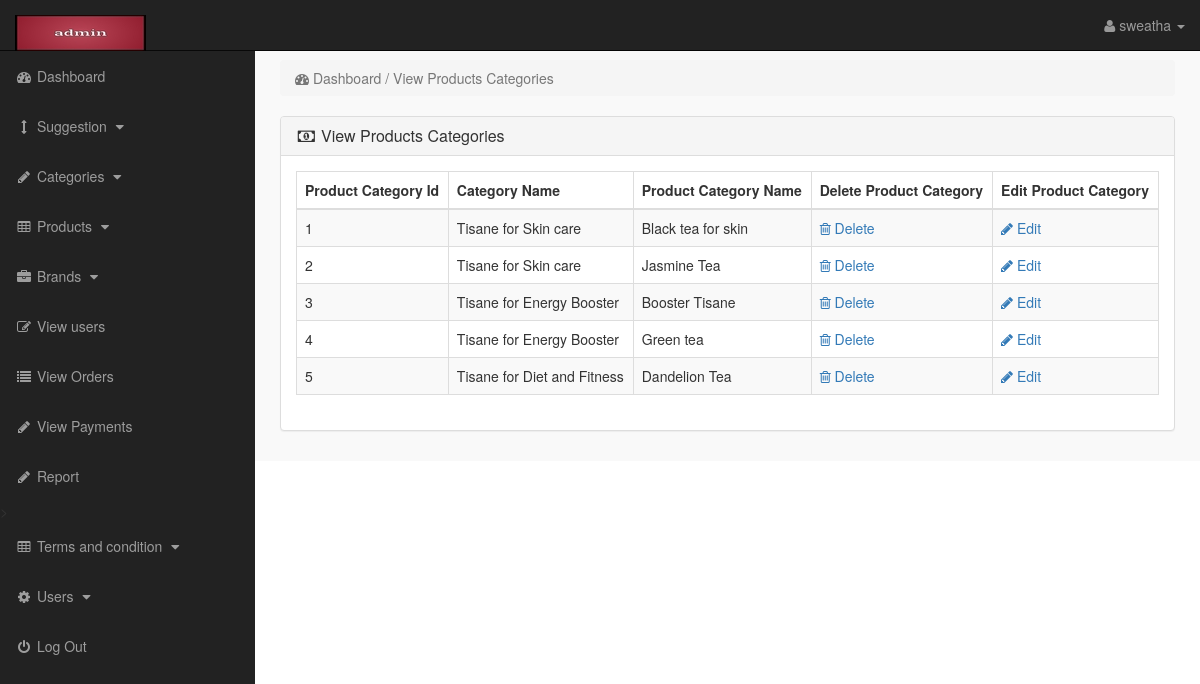
Screenshot of /admin_area/index.php?view_p_cats (signed in) with the database file from the repository.
### tables this page shows
CREATE TABLE `product_categories` (
  `p_cat_id` int(10) NOT NULL,
  `cat_title` text NOT NULL,
  `p_cat_title` text NOT NULL,
  `p_cat_top` text NOT NULL,
  `p_cat_image` text NOT NULL,
  `delete_tab` int(11) DEFAULT 0
);

### admin_area/view_p_cats.php (the view)
<?php
if(!isset($_SESSION['admin_email'])){
echo "<script>window.open('login.php','_self')</script>";
}
else {
?>
<div class="row">
<div class="col-lg-12">
<ol class="breadcrumb">
<li class="active">
<i class="fa fa-dashboard"></i> Dashboard / View Products Categories
</li>
</ol>
</div>
</div>
<div class="row">
<div class="col-lg-12">
<div class="panel panel-default">
<div class="panel-heading">
<h3 class="panel-title">
<i class="fa fa-money fa-fw"> </i> View Products Categories
</h3>
</div>
<div class="panel-body">
<div class="table-responsive">
<table class="table table-bordered table-hover table-striped">
<thead>
<tr>
<th>Product Category Id</th>
<th>Category Name</th>
<th>Product Category Name</th>
<th>Delete Product Category</th>
<th>Edit Product Category</th>
</tr>
</thead>
<tbody>
<?php
$i=0;
$get_p_cats = "select * from product_categories where  delete_tab=0";
$run_p_cats = mysqli_query($con,$get_p_cats);
while($row_p_cats = mysqli_fetch_array($run_p_cats)){
$p_cat_id = $row_p_cats['p_cat_id'];
$cat_title = $row_p_cats['cat_title'];
$p_cat_title = $row_p_cats['p_cat_title'];
$i++;
?>
<tr>
<td> <?php echo $i; ?> </td>
<td> <?php echo $cat_title; ?> </td>
<td> <?php echo $p_cat_title; ?> </td>
<td>
<a href="index.php?delete_p_cat=<?php echo $p_cat_id; ?>">
<i class="fa fa-trash-o"></i> Delete
</a>
</td>
<td>
<a href="index.php?edit_p_cat=<?php echo $p_cat_id; ?>">
<i class="fa fa-pencil"></i> Edit
</a>
</td>
</tr>
<?php } ?>
</tbody>
</table>
</div>
</div>
</div>
</div>
</div>
<?php } ?>

### admin_area/includes/sidebar.php (shortened to what this page needs)
<?php
if(!isset($_SESSION['admin_email'])){
echo "<script>window.open('login.php','_self')</script>";
}
else {
?>
<nav class="navbar navbar-inverse navbar-fixed-top" >
<div class="navbar-header" >
<a class="navbar-brand" href="index.php?dashboard" ><img src="admin_images/l.jpg"></a>
</div>
<ul class="nav navbar-right top-nav" >
<li class="dropdown" >
<a href="#" class="dropdown-toggle" data-toggle="dropdown" >
<i class="fa fa-user" ></i>
<?php echo $admin_name; ?> <b class="caret" ></b>
</a>
</li>
</ul>
<div class="collapse navbar-collapse navbar-ex1-collapse">
<ul class="nav navbar-nav side-nav">
<li>
<a href="index.php?dashboard">
<i class="fa fa-fw fa-dashboard"></i> Dashboard
</a>
</li>
<li>
<a href="#" data-toggle="collapse" data-target="#cat">
<i class="fa fa-fw fa-arrows-v"></i> Suggestion
<i class="fa fa-fw fa-caret-down"></i>
</a>
</li>
<li>
<a href="#" data-toggle="collapse" data-target="#p_cat">
<i class="fa fa-fw fa-pencil"></i>  Categories
<i class="fa fa-fw fa-caret-down"></i>
</a>
</li>
<li>
<a href="#" data-toggle="collapse" data-target="#products">
<i class="fa fa-fw fa-table"></i> Products
<i class="fa fa-fw fa-caret-down"></i>
</a>
</li>
<li>
<a href="#" data-toggle="collapse" data-target="#manufacturers">
<i class="fa fa-fw fa-briefcase"></i> Brands
<i class="fa fa-fw fa-caret-down"></i>
</a>
</li>
<li>
<a href="index.php?view_customers">
<i class="fa fa-fw fa-edit"></i> View users
</a>
</li>
<li>
<a href="index.php?view_orders">
<i class="fa fa-fw fa-list"></i> View Orders
</a>
</li>
<li>
<a href="index.php?view_payments">
<i class="fa fa-fw fa-pencil"></i> View Payments
</a>
</li>
<li>
<a href="index.php?view_payments.php">
<i class="fa fa-fw fa-pencil"></i> Report
</a>
</li>
<li>
<a href="#" data-toggle="collapse" data-target="#terms" >
<i class="fa fa-fw fa-table"></i> Terms and condition
<i class="fa fa-fw fa-caret-down"></i>
</a>
</li>
<li>
<a href="#" data-toggle="collapse" data-target="#users">
<i class="fa fa-fw fa-gear"></i> Users
<i class="fa fa-fw fa-caret-down"></i>
</a>
</li>
<li>
<a href="logout.php">
<i class="fa fa-fw fa-power-off"></i> Log Out
</a>
</li>
</ul>
</div>
</nav>
<?php } ?>

### admin_area/css/style.css (style rules this page uses)
body { margin-top:100px; }
@media (min-width: 768px) { body { margin-top:50px; } }
.top-nav { padding:0 15px; }
.top-nav>li { display:inline-block; float:left; }
.top-nav>li>a { padding-top:15px; padding-bottom:15px; line-height:20px; color:#999; }
@media (min-width: 768px) { .side-nav { position:fixed; top:51px; width:255px; border-radius:0; overflow-y:auto; background-color: #222; bottom:0; overflow-x:hidden; padding-bottom:40px; } }
@media (min-width: 768px) { .side-nav>li>a { width:255px; } }
.panel-body { border-radius:5px; }

### rows the page displays
product_categories: cat_title "Tisane for Skin care", p_cat_title "Black tea for skin"
product_categories: cat_title "Tisane for Skin care", p_cat_title "Jasmine Tea"
product_categories: cat_title "Tisane for Energy Booster", p_cat_title "Booster Tisane"
product_categories: cat_title "Tisane for Energy Booster", p_cat_title "Green tea"
product_categories: cat_title "Tisane for Diet and Fitness", p_cat_title "Dandelion Tea"

### other values shown
$admin_name "sweatha"
